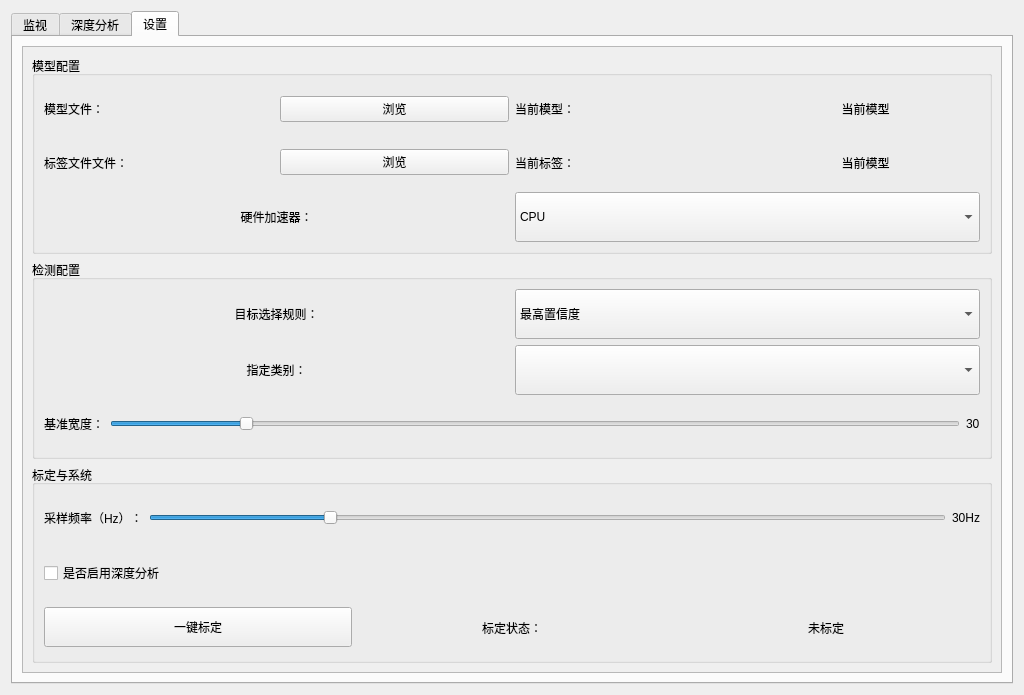
<?xml version="1.0" encoding="UTF-8"?>
<ui version="4.0">
 <class>Form</class>
 <widget class="QWidget" name="Form">
  <property name="geometry">
   <rect>
    <x>0</x>
    <y>0</y>
    <width>1024</width>
    <height>695</height>
   </rect>
  </property>
  <property name="minimumSize">
   <size>
    <width>1024</width>
    <height>600</height>
   </size>
  </property>
  <property name="windowTitle">
   <string>Form</string>
  </property>
  <property name="styleSheet">
   <string notr="true">QWidget {
    /* 原有简约青灰渐变背景，保持不变 */
    background: qlineargradient(x1:0, y1:0, x2:0, y2:1, stop:0 #3a4050, stop:1 #2f3446);
    color: #e0e8f0;
    font-family: &quot;Microsoft YaHei UI&quot;;
    font-size: 14px;
}

/* ========== QTabWidget 样式（保持不变） ========== */
QTabWidget {
    border: none; /* 去掉默认边框，简约 */
}
QTabBar {
    background: #2f3446; /* 和主背景底层统一 */
}
QTabBar::tab {
    background: qlineargradient(x1:0, y1:0, x2:0, y2:1, stop:0 #373c4e, stop:1 #2f3446);
    color: #e0e8f0;
    padding: 8px 20px; /* 内边距适中，高级感 */
    margin-right: 2px; /* 标签间微小间距，不拥挤 */
    border-top-left-radius: 6px;
    border-top-right-radius: 6px;
    border: none;
}
QTabBar::tab:selected {
    background: qlineargradient(x1:0, y1:0, x2:0, y2:1, stop:0 #4299e120, stop:1 #3182ce15); /* 低饱和蓝渐变，不突兀 */
    color: #a7c0ff; /* 浅蓝文字，突出选中态 */
    border-bottom: 2px solid #4299e1; /* 底部细蓝线，简约高级 */
}
QTabBar::tab:hover:!selected {
    background: qlineargradient(x1:0, y1:0, x2:0, y2:1, stop:0 #41485c, stop:1 #373c4e);
}
QTabWidget::pane {
    background: qlineargradient(x1:0, y1:0, x2:0, y2:1, stop:0 #3a4050, stop:1 #2f3446); /* 和主背景统一 */
    border: 1px solid #4a5568; /* 细边框，增强层次感 */
    border-radius: 6px;
    margin-top: -2px; /* 贴合选中标签的底部蓝线，无间隙 */
}

/* ========== 核心修改：QScrollArea 滚动条（适配触摸屏） ========== */
QScrollArea {
    border: none; /* 去掉默认边框，简约 */
}
QScrollArea &gt; QWidget &gt; QWidget {
    background: qlineargradient(x1:0, y1:0, x2:0, y2:1, stop:0 #3a4050, stop:1 #2f3446); /* 和主背景统一 */
}
/* 垂直滚动条（触摸屏适配：宽度从12px→24px，更易触碰） */
QScrollBar:vertical {
    width: 24px; /* 关键：增大滚动条宽度，适配触摸屏 */
    background: #2f3446; /* 和背景底层统一 */
    border-radius: 12px; /* 圆角随宽度同步增大，保持比例 */
    margin: 0px 4px 0px 4px; /* 微小边距，不贴边 */
}
/* 垂直滚动条滑块（关键：增大尺寸，最小高度从20px→40px） */
QScrollBar::handle:vertical {
    background: qlineargradient(x1:0, y1:0, x2:1, y2:0, stop:0 #4a5568, stop:1 #3a4050); /* 青灰渐变不变 */
    border-radius: 10px; /* 滑块圆角稍小于滚动条，更精致 */
    min-height: 40px; /* 关键：增大滑块最小高度，触摸屏易点击 */
    margin: 4px 2px 4px 2px; /* 滑块和滚动条间留空隙，更易识别 */
}
/* 滚动条滑块悬停 */
QScrollBar::handle:vertical:hover {
    background: qlineargradient(x1:0, y1:0, x2:1, y2:0, stop:0 #546078, stop:1 #4a5568);
}
/* 隐藏滚动条上下箭头（保持简约） */
QScrollBar::sub-line:vertical, QScrollBar::add-line:vertical {
    height: 0px;
}
/* 水平滚动条（触摸屏适配：高度从12px→24px） */
QScrollBar:horizontal {
    height: 24px; /* 关键：增大水平滚动条高度 */
    background: #2f3446;
    border-radius: 12px;
    margin: 4px 0px 4px 0px;
}
QScrollBar::handle:horizontal {
    background: qlineargradient(x1:0, y1:0, x2:0, y2:1, stop:0 #4a5568, stop:1 #3a4050);
    border-radius: 10px;
    min-width: 40px; /* 关键：增大水平滑块最小宽度 */
    margin: 2px 4px 2px 4px;
}
QScrollBar::sub-line:horizontal, QScrollBar::add-line:horizontal {
    width: 0px;
}

/* RadioButton 样式（保持不变） */
QRadioButton {
    color: #e0e8f0; /* 文字色和整体统一 */
    font-family: &quot;Microsoft YaHei UI&quot;;
    font-size: 14px;
}
QRadioButton::indicator {
    width: 14px;
    height: 14px;
    border-radius: 7px; /* 圆形 */
    background: qlineargradient(x1:0, y1:0, x2:0, y2:1, stop:0 #373c4e, stop:1 #2f3446); /* 和背景呼应 */
    border: 1px solid #4a5568; /* 细边框，保持高级感 */
}
QRadioButton::indicator:checked {
    background: qlineargradient(x1:0, y1:0, x2:0, y2:1, stop:0 #4299e1, stop:1 #3182ce); /* 高级蓝渐变，不刺眼 */
    border: 1px solid #58a6ff; /* 浅蓝边框，增强层次感 */
}
QRadioButton::indicator:hover {
    border-color: #66b2ff;
}

/* 按钮、输入框样式（保持不变） */
QPushButton {
    background: qlineargradient(x1:0, y1:0, x2:0, y2:1, stop:0 #41485c, stop:1 #373c4e);
    border: 1px solid #4a5568;
    border-radius: 6px;
    padding: 6px 12px;
    color: #e0e8f0;
    font-family: &quot;Microsoft YaHei UI&quot;;
    font-size: 14px;
}
QPushButton:hover {
    background: qlineargradient(x1:0, y1:0, x2:0, y2:1, stop:0 #4a5568, stop:1 #41485c);
    border-color: #546078;
}

QLineEdit, QTextEdit {
    background: qlineargradient(x1:0, y1:0, x2:0, y2:1, stop:0 #363b4b, stop:1 #2f3446);
    border: 1px solid #444c5f;
    border-radius: 4px;
    padding: 4px;
    color: #e0e8f0;
    font-family: &quot;Microsoft YaHei UI&quot;;
    font-size: 14px;
}</string>
  </property>
  <layout class="QVBoxLayout" name="verticalLayout_10">
   <item>
    <widget class="QTabWidget" name="tabWidget">
     <property name="minimumSize">
      <size>
       <width>0</width>
       <height>0</height>
      </size>
     </property>
     <property name="currentIndex">
      <number>2</number>
     </property>
     <widget class="QWidget" name="tab_monitor">
      <attribute name="title">
       <string>监视</string>
      </attribute>
      <layout class="QHBoxLayout" name="horizontalLayout_7">
       <item>
        <layout class="QHBoxLayout" name="horizontalLayout" stretch="5,5">
         <item>
          <widget class="QFrame" name="frame">
           <property name="frameShape">
            <enum>QFrame::Shape::StyledPanel</enum>
           </property>
           <property name="frameShadow">
            <enum>QFrame::Shadow::Raised</enum>
           </property>
           <layout class="QVBoxLayout" name="verticalLayout_13">
            <item>
             <widget class="QGroupBox" name="groupBox_5">
              <property name="minimumSize">
               <size>
                <width>100</width>
                <height>0</height>
               </size>
              </property>
              <property name="title">
               <string>原始图像</string>
              </property>
              <layout class="QVBoxLayout" name="verticalLayout_3">
               <item>
                <widget class="QLabel" name="lbl_original">
                 <property name="text">
                  <string>TextLabel</string>
                 </property>
                 <property name="alignment">
                  <set>Qt::AlignmentFlag::AlignCenter</set>
                 </property>
                </widget>
               </item>
              </layout>
             </widget>
            </item>
            <item>
             <widget class="QGroupBox" name="groupBox_6">
              <property name="title">
               <string>处理后的图像</string>
              </property>
              <layout class="QVBoxLayout" name="verticalLayout">
               <item>
                <widget class="QLabel" name="lbl_process">
                 <property name="text">
                  <string>TextLabel</string>
                 </property>
                 <property name="alignment">
                  <set>Qt::AlignmentFlag::AlignCenter</set>
                 </property>
                </widget>
               </item>
              </layout>
             </widget>
            </item>
           </layout>
          </widget>
         </item>
         <item>
          <widget class="QFrame" name="frame_4">
           <property name="frameShape">
            <enum>QFrame::Shape::StyledPanel</enum>
           </property>
           <property name="frameShadow">
            <enum>QFrame::Shadow::Raised</enum>
           </property>
           <layout class="QVBoxLayout" name="verticalLayout_2">
            <item>
             <widget class="QFrame" name="frame_5">
              <property name="frameShape">
               <enum>QFrame::Shape::StyledPanel</enum>
              </property>
              <property name="frameShadow">
               <enum>QFrame::Shadow::Raised</enum>
              </property>
              <layout class="QVBoxLayout" name="verticalLayout_4">
               <item>
                <widget class="QGroupBox" name="groupBox_targetpos">
                 <property name="minimumSize">
                  <size>
                   <width>0</width>
                   <height>100</height>
                  </size>
                 </property>
                 <property name="title">
                  <string>目标位置</string>
                 </property>
                 <layout class="QVBoxLayout" name="verticalLayout_5">
                  <item>
                   <layout class="QHBoxLayout" name="horizontalLayout_2">
                    <item>
                     <widget class="QLabel" name="label">
                      <property name="text">
                       <string>框中心 X：</string>
                      </property>
                      <property name="alignment">
                       <set>Qt::AlignmentFlag::AlignCenter</set>
                      </property>
                     </widget>
                    </item>
                    <item>
                     <widget class="QLCDNumber" name="lcd_centroid_x"/>
                    </item>
                    <item>
                     <widget class="QLabel" name="label_2">
                      <property name="text">
                       <string>框中心 Y：</string>
                      </property>
                      <property name="alignment">
                       <set>Qt::AlignmentFlag::AlignCenter</set>
                      </property>
                     </widget>
                    </item>
                    <item>
                     <widget class="QLCDNumber" name="lcd_centroid_y"/>
                    </item>
                   </layout>
                  </item>
                  <item>
                   <layout class="QHBoxLayout" name="horizontalLayout_22">
                    <item>
                     <layout class="QHBoxLayout" name="horizontalLayout_20">
                      <item>
                       <widget class="QLabel" name="label_17">
                        <property name="text">
                         <string>检测置可信度：</string>
                        </property>
                        <property name="alignment">
                         <set>Qt::AlignmentFlag::AlignCenter</set>
                        </property>
                       </widget>
                      </item>
                      <item>
                       <widget class="QLCDNumber" name="lcd_credibility">
                        <property name="value" stdset="0">
                         <double>0.000000000000000</double>
                        </property>
                       </widget>
                      </item>
                     </layout>
                    </item>
                    <item>
                     <layout class="QHBoxLayout" name="horizontalLayout_21">
                      <item>
                       <widget class="QLabel" name="label_19">
                        <property name="text">
                         <string>目标类别：</string>
                        </property>
                        <property name="alignment">
                         <set>Qt::AlignmentFlag::AlignCenter</set>
                        </property>
                       </widget>
                      </item>
                      <item>
                       <widget class="QLabel" name="label_target_category">
                        <property name="text">
                         <string>--</string>
                        </property>
                        <property name="alignment">
                         <set>Qt::AlignmentFlag::AlignCenter</set>
                        </property>
                       </widget>
                      </item>
                     </layout>
                    </item>
                   </layout>
                  </item>
                 </layout>
                </widget>
               </item>
               <item>
                <widget class="QGroupBox" name="groupBox_10">
                 <property name="title">
                  <string>模型参数实时微调</string>
                 </property>
                 <layout class="QVBoxLayout" name="verticalLayout_6">
                  <item>
                   <layout class="QHBoxLayout" name="horizontalLayout_3">
                    <item>
                     <widget class="QLabel" name="label_23">
                      <property name="text">
                       <string> 置信度阈值：</string>
                      </property>
                     </widget>
                    </item>
                    <item>
                     <widget class="QSlider" name="slider_confidence_thres">
                      <property name="minimum">
                       <number>10</number>
                      </property>
                      <property name="maximum">
                       <number>90</number>
                      </property>
                      <property name="pageStep">
                       <number>1</number>
                      </property>
                      <property name="value">
                       <number>50</number>
                      </property>
                      <property name="orientation">
                       <enum>Qt::Orientation::Horizontal</enum>
                      </property>
                     </widget>
                    </item>
                    <item>
                     <widget class="QLabel" name="label_confidence_thres">
                      <property name="text">
                       <string>0.50</string>
                      </property>
                     </widget>
                    </item>
                   </layout>
                  </item>
                  <item>
                   <layout class="QHBoxLayout" name="horizontalLayout_4">
                    <item>
                     <widget class="QLabel" name="label_25">
                      <property name="text">
                       <string> NMS阈值：</string>
                      </property>
                     </widget>
                    </item>
                    <item>
                     <widget class="QSlider" name="slider_nms_thres">
                      <property name="minimumSize">
                       <size>
                        <width>0</width>
                        <height>0</height>
                       </size>
                      </property>
                      <property name="minimum">
                       <number>30</number>
                      </property>
                      <property name="maximum">
                       <number>70</number>
                      </property>
                      <property name="pageStep">
                       <number>1</number>
                      </property>
                      <property name="value">
                       <number>45</number>
                      </property>
                      <property name="sliderPosition">
                       <number>45</number>
                      </property>
                      <property name="orientation">
                       <enum>Qt::Orientation::Horizontal</enum>
                      </property>
                     </widget>
                    </item>
                    <item>
                     <widget class="QLabel" name="label_nms_thres">
                      <property name="text">
                       <string>0.45</string>
                      </property>
                     </widget>
                    </item>
                   </layout>
                  </item>
                 </layout>
                </widget>
               </item>
               <item>
                <widget class="QGroupBox" name="groupBox_4">
                 <property name="title">
                  <string>系统性能</string>
                 </property>
                 <layout class="QVBoxLayout" name="verticalLayout_8">
                  <item>
                   <layout class="QHBoxLayout" name="horizontalLayout_23">
                    <item>
                     <widget class="QLabel" name="label_21">
                      <property name="text">
                       <string>推理FPS：</string>
                      </property>
                      <property name="alignment">
                       <set>Qt::AlignmentFlag::AlignCenter</set>
                      </property>
                     </widget>
                    </item>
                    <item>
                     <widget class="QLCDNumber" name="lcd_reasoning"/>
                    </item>
                   </layout>
                  </item>
                  <item>
                   <layout class="QHBoxLayout" name="horizontalLayout_6">
                    <item>
                     <widget class="QLabel" name="label_9">
                      <property name="text">
                       <string>画面FPS：</string>
                      </property>
                      <property name="alignment">
                       <set>Qt::AlignmentFlag::AlignCenter</set>
                      </property>
                     </widget>
                    </item>
                    <item>
                     <widget class="QLCDNumber" name="lcd_fps"/>
                    </item>
                   </layout>
                  </item>
                 </layout>
                </widget>
               </item>
              </layout>
             </widget>
            </item>
           </layout>
          </widget>
         </item>
        </layout>
       </item>
      </layout>
     </widget>
     <widget class="QWidget" name="tab_analysis">
      <attribute name="title">
       <string>深度分析</string>
      </attribute>
      <layout class="QVBoxLayout" name="verticalLayout_12">
       <item>
        <widget class="QFrame" name="frame_2">
         <property name="frameShape">
          <enum>QFrame::Shape::StyledPanel</enum>
         </property>
         <property name="frameShadow">
          <enum>QFrame::Shadow::Raised</enum>
         </property>
         <layout class="QVBoxLayout" name="verticalLayout_18">
          <item>
           <layout class="QVBoxLayout" name="verticalLayout_11" stretch="5,5">
            <item>
             <layout class="QHBoxLayout" name="horizontalLayout_8" stretch="4,6">
              <item>
               <widget class="QGroupBox" name="groupBox_7">
                <property name="title">
                 <string>目标位置分析</string>
                </property>
                <layout class="QVBoxLayout" name="verticalLayout_16">
                 <item>
                  <layout class="QVBoxLayout" name="verticalLayout_15" stretch="8,2">
                   <item>
                    <widget class="PlotWidget" name="plot_sensor_center" native="true">
                     <property name="font">
                      <font>
                       <family>Microsoft YaHei UI</family>
                       <pointsize>-1</pointsize>
                       <stylestrategy>NoAntialias</stylestrategy>
                      </font>
                     </property>
                    </widget>
                   </item>
                   <item>
                    <layout class="QHBoxLayout" name="horizontalLayout_15" stretch="2,8">
                     <item>
                      <widget class="QLabel" name="label_5">
                       <property name="text">
                        <string>提示：</string>
                       </property>
                       <property name="alignment">
                        <set>Qt::AlignmentFlag::AlignCenter</set>
                       </property>
                      </widget>
                     </item>
                     <item>
                      <widget class="QLabel" name="label_prompt">
                       <property name="text">
                        <string>TextLabel</string>
                       </property>
                       <property name="alignment">
                        <set>Qt::AlignmentFlag::AlignCenter</set>
                       </property>
                      </widget>
                     </item>
                    </layout>
                   </item>
                  </layout>
                 </item>
                </layout>
               </widget>
              </item>
              <item>
               <widget class="QGroupBox" name="groupBox_8">
                <property name="title">
                 <string>目标尺寸与距离分析</string>
                </property>
                <layout class="QHBoxLayout" name="horizontalLayout_5">
                 <item>
                  <widget class="PlotWidget" name="plot_sensor_shap" native="true"/>
                 </item>
                 <item>
                  <widget class="PlotWidget" name="plot_target_distance" native="true"/>
                 </item>
                </layout>
               </widget>
              </item>
             </layout>
            </item>
            <item>
             <layout class="QHBoxLayout" name="horizontalLayout_9" stretch="4,6">
              <item>
               <widget class="QGroupBox" name="groupBox_9">
                <property name="title">
                 <string>置信度分析</string>
                </property>
                <layout class="QVBoxLayout" name="verticalLayout_19">
                 <item>
                  <layout class="QVBoxLayout" name="verticalLayout_17" stretch="8,2">
                   <item>
                    <widget class="PlotWidget" name="plot_sensor_conf" native="true"/>
                   </item>
                   <item>
                    <layout class="QHBoxLayout" name="horizontalLayout_16" stretch="2,8">
                     <item>
                      <widget class="QLabel" name="label_6">
                       <property name="text">
                        <string>提示：</string>
                       </property>
                       <property name="alignment">
                        <set>Qt::AlignmentFlag::AlignCenter</set>
                       </property>
                      </widget>
                     </item>
                     <item>
                      <widget class="QLabel" name="label_conf">
                       <property name="text">
                        <string>TextLabel</string>
                       </property>
                       <property name="alignment">
                        <set>Qt::AlignmentFlag::AlignCenter</set>
                       </property>
                      </widget>
                     </item>
                    </layout>
                   </item>
                  </layout>
                 </item>
                </layout>
               </widget>
              </item>
              <item>
               <widget class="QGroupBox" name="groupBox_13">
                <property name="title">
                 <string>系统性能分析</string>
                </property>
                <layout class="QVBoxLayout" name="verticalLayout_14">
                 <item>
                  <layout class="QHBoxLayout" name="horizontalLayout_14" stretch="6,4">
                   <item>
                    <widget class="PlotWidget" name="plot_sensor_fps" native="true"/>
                   </item>
                   <item>
                    <layout class="QVBoxLayout" name="verticalLayout_9" stretch="4,4">
                     <item>
                      <layout class="QHBoxLayout" name="horizontalLayout_10">
                       <item>
                        <widget class="QLabel" name="label_3">
                         <property name="text">
                          <string>CPU占用：</string>
                         </property>
                        </widget>
                       </item>
                       <item>
                        <widget class="QProgressBar" name="progressBar_cpu">
                         <property name="value">
                          <number>24</number>
                         </property>
                        </widget>
                       </item>
                      </layout>
                     </item>
                     <item>
                      <layout class="QHBoxLayout" name="horizontalLayout_13">
                       <item>
                        <widget class="QLabel" name="label_4">
                         <property name="text">
                          <string>内存占用：</string>
                         </property>
                        </widget>
                       </item>
                       <item>
                        <widget class="QProgressBar" name="progressBar_memory">
                         <property name="value">
                          <number>24</number>
                         </property>
                        </widget>
                       </item>
                      </layout>
                     </item>
                    </layout>
                   </item>
                  </layout>
                 </item>
                </layout>
               </widget>
              </item>
             </layout>
            </item>
           </layout>
          </item>
         </layout>
        </widget>
       </item>
      </layout>
     </widget>
     <widget class="QWidget" name="tab_setting">
      <attribute name="title">
       <string>设置</string>
      </attribute>
      <layout class="QVBoxLayout" name="verticalLayout_20">
       <item>
        <widget class="QScrollArea" name="scrollArea">
         <property name="verticalScrollBarPolicy">
          <enum>Qt::ScrollBarPolicy::ScrollBarAsNeeded</enum>
         </property>
         <property name="widgetResizable">
          <bool>true</bool>
         </property>
         <widget class="QWidget" name="scrollAreaWidgetContents">
          <property name="geometry">
           <rect>
            <x>0</x>
            <y>0</y>
            <width>986</width>
            <height>623</height>
           </rect>
          </property>
          <layout class="QVBoxLayout" name="verticalLayout_25">
           <item>
            <widget class="QGroupBox" name="groupBox_11">
             <property name="title">
              <string>模型配置</string>
             </property>
             <layout class="QVBoxLayout" name="verticalLayout_21">
              <item>
               <layout class="QHBoxLayout" name="horizontalLayout_19">
                <item>
                 <widget class="QLabel" name="label_32">
                  <property name="minimumSize">
                   <size>
                    <width>0</width>
                    <height>40</height>
                   </size>
                  </property>
                  <property name="text">
                   <string>模型文件：</string>
                  </property>
                 </widget>
                </item>
                <item>
                 <widget class="QPushButton" name="btn_model_browse">
                  <property name="text">
                   <string>浏览</string>
                  </property>
                 </widget>
                </item>
                <item>
                 <widget class="QLabel" name="label_34">
                  <property name="text">
                   <string>当前模型：</string>
                  </property>
                 </widget>
                </item>
                <item>
                 <widget class="QLabel" name="label_model_path">
                  <property name="text">
                   <string>当前模型</string>
                  </property>
                  <property name="alignment">
                   <set>Qt::AlignmentFlag::AlignCenter</set>
                  </property>
                 </widget>
                </item>
               </layout>
              </item>
              <item>
               <layout class="QHBoxLayout" name="horizontalLayout_18">
                <item>
                 <widget class="QLabel" name="label_33">
                  <property name="minimumSize">
                   <size>
                    <width>0</width>
                    <height>40</height>
                   </size>
                  </property>
                  <property name="text">
                   <string>标签文件文件：</string>
                  </property>
                 </widget>
                </item>
                <item>
                 <widget class="QPushButton" name="btn_label_browse">
                  <property name="text">
                   <string>浏览</string>
                  </property>
                 </widget>
                </item>
                <item>
                 <widget class="QLabel" name="label_35">
                  <property name="text">
                   <string>当前标签：</string>
                  </property>
                 </widget>
                </item>
                <item>
                 <widget class="QLabel" name="label_label_path">
                  <property name="text">
                   <string>当前模型</string>
                  </property>
                  <property name="alignment">
                   <set>Qt::AlignmentFlag::AlignCenter</set>
                  </property>
                 </widget>
                </item>
               </layout>
              </item>
              <item>
               <layout class="QHBoxLayout" name="horizontalLayout_17">
                <item>
                 <widget class="QLabel" name="label_36">
                  <property name="text">
                   <string>硬件加速器：</string>
                  </property>
                  <property name="alignment">
                   <set>Qt::AlignmentFlag::AlignCenter</set>
                  </property>
                 </widget>
                </item>
                <item>
                 <widget class="QComboBox" name="combo_hardware_accel">
                  <property name="minimumSize">
                   <size>
                    <width>0</width>
                    <height>50</height>
                   </size>
                  </property>
                  <item>
                   <property name="text">
                    <string>CPU</string>
                   </property>
                  </item>
                  <item>
                   <property name="text">
                    <string>GPU</string>
                   </property>
                  </item>
                  <item>
                   <property name="text">
                    <string>NPU</string>
                   </property>
                  </item>
                 </widget>
                </item>
               </layout>
              </item>
             </layout>
            </widget>
           </item>
           <item>
            <widget class="QGroupBox" name="groupBox_12">
             <property name="title">
              <string>检测配置</string>
             </property>
             <layout class="QVBoxLayout" name="verticalLayout_22">
              <item>
               <layout class="QHBoxLayout" name="horizontalLayout_30">
                <item>
                 <widget class="QLabel" name="label_37">
                  <property name="text">
                   <string>目标选择规则：</string>
                  </property>
                  <property name="alignment">
                   <set>Qt::AlignmentFlag::AlignCenter</set>
                  </property>
                 </widget>
                </item>
                <item>
                 <widget class="QComboBox" name="combo_target_select_rule">
                  <property name="minimumSize">
                   <size>
                    <width>0</width>
                    <height>50</height>
                   </size>
                  </property>
                  <item>
                   <property name="text">
                    <string>最高置信度</string>
                   </property>
                  </item>
                  <item>
                   <property name="text">
                    <string>最大面积</string>
                   </property>
                  </item>
                  <item>
                   <property name="text">
                    <string>最接近中心</string>
                   </property>
                  </item>
                  <item>
                   <property name="text">
                    <string>指定类别</string>
                   </property>
                  </item>
                 </widget>
                </item>
               </layout>
              </item>
              <item>
               <layout class="QHBoxLayout" name="horizontalLayout_28">
                <item>
                 <widget class="QLabel" name="label_38">
                  <property name="text">
                   <string>指定类别：</string>
                  </property>
                  <property name="alignment">
                   <set>Qt::AlignmentFlag::AlignCenter</set>
                  </property>
                 </widget>
                </item>
                <item>
                 <widget class="QComboBox" name="combo_specific_class">
                  <property name="minimumSize">
                   <size>
                    <width>0</width>
                    <height>50</height>
                   </size>
                  </property>
                 </widget>
                </item>
               </layout>
              </item>
              <item>
               <layout class="QHBoxLayout" name="horizontalLayout_24" stretch="0,0,0">
                <item>
                 <widget class="QLabel" name="label_29">
                  <property name="minimumSize">
                   <size>
                    <width>0</width>
                    <height>40</height>
                   </size>
                  </property>
                  <property name="text">
                   <string>基准宽度：</string>
                  </property>
                 </widget>
                </item>
                <item>
                 <widget class="QSlider" name="slider_base_width">
                  <property name="minimum">
                   <number>1</number>
                  </property>
                  <property name="maximum">
                   <number>640</number>
                  </property>
                  <property name="pageStep">
                   <number>1</number>
                  </property>
                  <property name="value">
                   <number>100</number>
                  </property>
                  <property name="orientation">
                   <enum>Qt::Orientation::Horizontal</enum>
                  </property>
                 </widget>
                </item>
                <item>
                 <widget class="QLabel" name="label_base_width">
                  <property name="text">
                   <string>30</string>
                  </property>
                 </widget>
                </item>
               </layout>
              </item>
             </layout>
            </widget>
           </item>
           <item>
            <widget class="QGroupBox" name="groupBox_14">
             <property name="title">
              <string>标定与系统</string>
             </property>
             <layout class="QVBoxLayout" name="verticalLayout_7">
              <item>
               <layout class="QHBoxLayout" name="horizontalLayout_12">
                <item>
                 <widget class="QLabel" name="label_28">
                  <property name="minimumSize">
                   <size>
                    <width>0</width>
                    <height>40</height>
                   </size>
                  </property>
                  <property name="text">
                   <string>采样频率（Hz）：</string>
                  </property>
                 </widget>
                </item>
                <item>
                 <widget class="QSlider" name="slider_sample_freq">
                  <property name="minimum">
                   <number>10</number>
                  </property>
                  <property name="maximum">
                   <number>100</number>
                  </property>
                  <property name="pageStep">
                   <number>1</number>
                  </property>
                  <property name="value">
                   <number>30</number>
                  </property>
                  <property name="orientation">
                   <enum>Qt::Orientation::Horizontal</enum>
                  </property>
                 </widget>
                </item>
                <item>
                 <widget class="QLabel" name="label_sample_freq">
                  <property name="text">
                   <string>30Hz</string>
                  </property>
                 </widget>
                </item>
               </layout>
              </item>
              <item>
               <widget class="QCheckBox" name="checkBox">
                <property name="minimumSize">
                 <size>
                  <width>0</width>
                  <height>50</height>
                 </size>
                </property>
                <property name="text">
                 <string>是否启用深度分析</string>
                </property>
               </widget>
              </item>
              <item>
               <layout class="QHBoxLayout" name="horizontalLayout_11">
                <item>
                 <widget class="QPushButton" name="QPuahButton_calibrate_status">
                  <property name="minimumSize">
                   <size>
                    <width>0</width>
                    <height>40</height>
                   </size>
                  </property>
                  <property name="text">
                   <string>一键标定</string>
                  </property>
                 </widget>
                </item>
                <item>
                 <widget class="QLabel" name="label_30">
                  <property name="text">
                   <string>标定状态：</string>
                  </property>
                  <property name="alignment">
                   <set>Qt::AlignmentFlag::AlignCenter</set>
                  </property>
                 </widget>
                </item>
                <item>
                 <widget class="QLabel" name="label__calibrate_status">
                  <property name="text">
                   <string>未标定</string>
                  </property>
                  <property name="alignment">
                   <set>Qt::AlignmentFlag::AlignCenter</set>
                  </property>
                 </widget>
                </item>
               </layout>
              </item>
             </layout>
            </widget>
           </item>
          </layout>
         </widget>
        </widget>
       </item>
      </layout>
     </widget>
    </widget>
   </item>
  </layout>
 </widget>
 <customwidgets>
  <customwidget>
   <class>PlotWidget</class>
   <extends>QWidget</extends>
   <header>pyqtgraph.h</header>
   <container>1</container>
  </customwidget>
 </customwidgets>
 <resources/>
 <connections/>
</ui>
